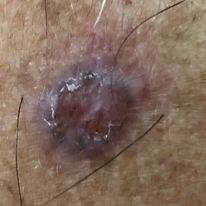
#> input picture segmentation_photos/test.png, 206 x 206 px
$ jupyter execute --allow-errors unedited_colorcode.ipynb   (older library calls are emulated)
#> lines starting #> are read from the running program, lines starting #| are printed output that depends on the picture; after the words box and inside, x2 and y2 are one past the last pixel; in counts of white or black regions, pixels touching at a corner belong together
[cell 1]
from collections import Counter
from sklearn.cluster import KMeans
from matplotlib import colors
import matplotlib.pyplot as plt
plt.style.use('seaborn')
import numpy as np
import cv2
from skimage.color import rgb2gray
from skimage import data
from skimage.filters import gaussian

from skimage.transform import resize

#> (a cell that did not finish here is left out)

[cell 3]
im = cv2.imread('segmentation_photos/test.png')
#> im is the input picture: shape (206, 206, 3); mean B, G, R 93.5, 108.2, 131.4
#im = cv2.cvtColor(im, cv2.COLOR_BGR2RGB)

#file_im = '/Users/theakaroline/Documents/fyp/data_project/images/segmentation/test.png'
#im = plt.imread(file_im)
plt.imshow(im)
plt.grid(None)
print(im.shape)
#| (206, 206, 3)

[cell 4]
mask1 = cv2.imread('segmentation_photos/test-mask.png', cv2.IMREAD_UNCHANGED)
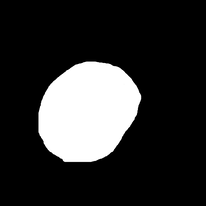
#> input picture segmentation_photos/test-mask.png, 206 x 206 px
#> mask1 is the input picture: shape (206, 206); min 0, max 255, mean 47
mask1 = cv2.cvtColor(mask1, cv2.COLOR_BGR2RGB) #, cv2.CV_8UC1)

#mask1= cv2.normalize(src=mask1, dst=None, alpha=0, beta=255, norm_type=cv2.NORM_MINMAX, dtype=cv2.CV_8UC1)

#mask1=plt.imread('/Users/theakaroline/Documents/fyp/data_project/images/segmentation/test-mask.png')
plt.imshow(mask1, cmap="gray")
plt.grid(None)

print(np.result_type(mask1.dtype))
#| uint8

[cell 5]
fig, axes = plt.subplots(nrows=1, ncols=2, figsize=(5, 3))
axes[0].imshow(im)
axes[1].imshow(mask1, cmap='gray')
fig.tight_layout()
#> figure, not shown here; B, G, R data is drawn as R, G, B

[cell 6]
print(mask1.shape)
#| (206, 206, 3)
im2 = im.copy()
im2[mask1== 0] = 0 #[0,0,0,0]
# Display
plt.imshow(im2)
plt.grid(None)

plt.savefig("processed_images/test_img.png")

[cell 7]
img3 = cv2.imread('/Users/theakaroline/Documents/GitHub/Cherry2/processed_images/PAT_1022_115_132.png', cv2.IMREAD_UNCHANGED)
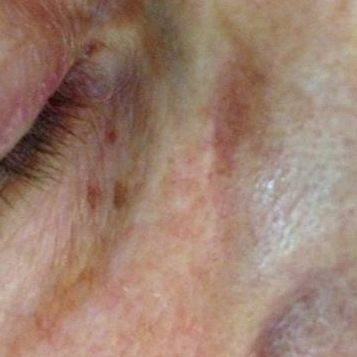
#> input picture non segmented images _ third_ 25/PAT_1022_115_132.png, 357 x 357 px, found by its file name
#> img3 is the input picture: shape (357, 357, 4); mean B, G, R, A 112.6, 128.3, 157.6, 255
# [8 lines of commented-out code are left out]

plt.imshow(img3)
plt.grid(None)

[cell 8]
# [6 lines left out: function rgb_to_hex, not called in this run]

[cell 9]
def prep_image(raw_img):
    modified_img = cv2.resize(raw_img, (900, 600), interpolation = cv2.INTER_AREA)
    modified_img = modified_img.reshape(modified_img.shape[0]*modified_img.shape[1],3)
    return modified_img

[cell 10]
# [45 lines left out: function color_analysis, not called in this run]

#> (a cell that did not finish here is left out)

[cell 12]
list_color = [[111.28561431,  46.36531882,  35.88491446], [229.40202656, 182.12693414, 171.60043818], [162.05012825,  83.94853463,  71.16143645]]

print(type(list_color))

#> (a cell that did not finish here is left out)

[cell 14]
img = cv2.imread('/Users/theakaroline/Documents/fyp/data_project/images/segmentation/PAT_97_151_503.png', cv2.IMREAD_UNCHANGED)
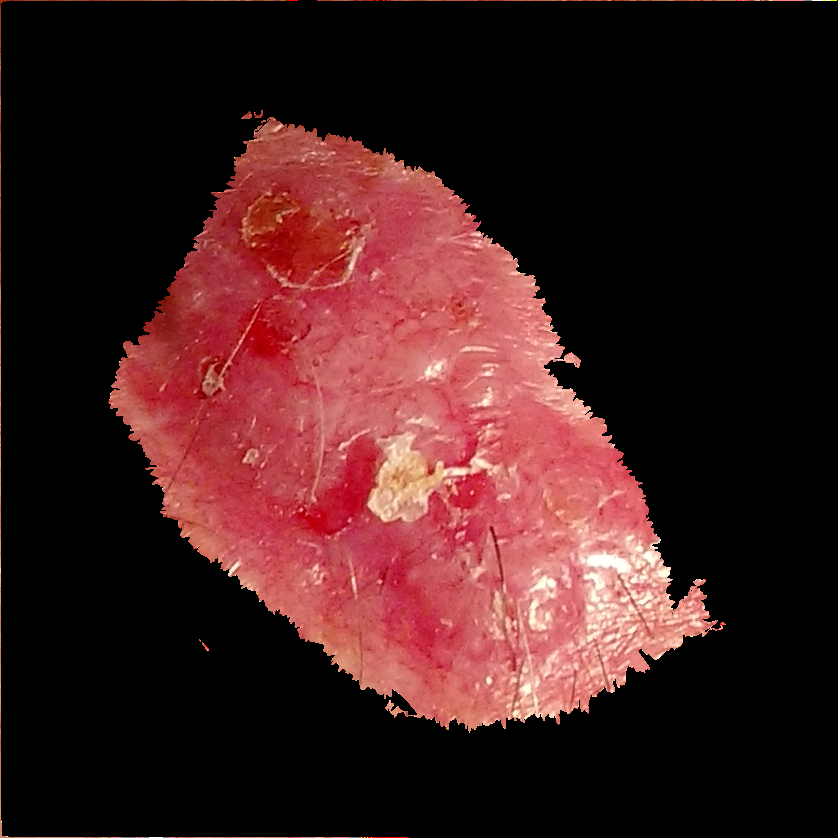
#> input picture Segmentated_photos_color/PAT_97_151_503.png, 838 x 838 px, found by its file name
#> img is the input picture: shape (838, 838, 4); mean B, G, R, A 29, 29, 63, 78.1
#img = cv2.cvtColor(img, cv2.COLOR_BGR2RGB)

plt.imshow(img)
plt.grid(None)
# [4 lines of commented-out code are left out]

[cell 15]
pixel = img[500:501,400:401,:]
#> pixel = [[144, 176, 230, 255]]
print(pixel)
#| [[[144 176 230 255]]]

#Can we display this pixel?

plt.imshow(pixel)
plt.grid(None)
230,176,144
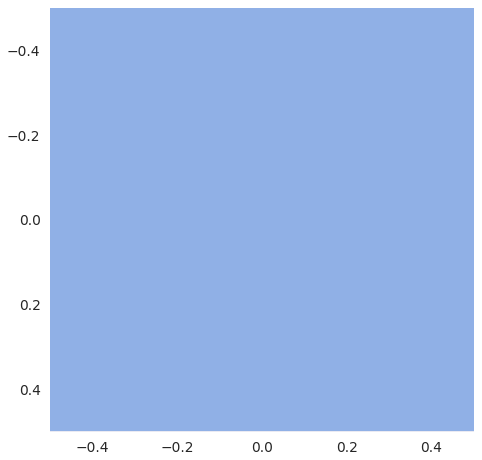
#> figure drawn by matplotlib, 1 panel

[cell 16]
red_histogram = cv2.calcHist([img], [0], None, [256], [1, 256])
#> red_histogram = 256 values, max 3104 at index 101, min 0 at index 255, mean 854.7
green_histogram = cv2.calcHist([img], [1], None, [256], [1, 256])
#> green_histogram = 256 values, max 2570 at index 101, min 0 at index 6, mean 853.3
blue_histogram = cv2.calcHist([img], [2], None, [256], [1, 256])
#> blue_histogram = 256 values, max 7024 at index 254, min 0 at index 0, mean 857.1

plt.subplot(3,1,1)
plt.title("histogram of green")
plt.hist(blue_histogram,color="green")

plt.subplot(3,1,2)
plt.title("histogram of red")
plt.hist(green_histogram,color="red")

plt.subplot(3,1,3)
plt.title("histogram of blue")
plt.hist(red_histogram,color="blue")

plt.tight_layout()
plt.show()
#> figure, not shown here; panel 1: tallest bar 168 high, from x = 0 to 702.4; panel 2: tallest bar 84 high, from x = 0 to 257; panel 3: tallest bar 110 high, from x = 0 to 310.4

[cell 17]
red_histogram = cv2.calcHist([img], [0], None, [256], [1, 256])
green_histogram = cv2.calcHist([img], [1], None, [256], [1, 256])
blue_histogram = cv2.calcHist([img], [2], None, [256], [1, 256])

plt.subplot(3,1,1)
plt.title("Line Plot of green")
plt.plot(green_histogram,color="green")

plt.subplot(3,1,2)
plt.title("Line Plot of red")
plt.plot(red_histogram,color="red")

plt.subplot(3,1,3)
plt.title("Line Plot of blue")
plt.plot(blue_histogram,color="blue")

plt.tight_layout()
plt.show()
#> figure, not shown here; panel 1: curve peaks at x = 101, y = 2570; panel 2: curve peaks at x = 101, y = 3104; panel 3: curve peaks at x = 254, y = 7024

[cell 18]
plt.subplot(2,1,2)
plt.title("Line Plots of All Colors")
plt.plot(red_histogram,color="red")
plt.plot(blue_histogram,color="blue")
plt.plot(green_histogram,color="green")
#> figure, not shown here; curve peaks at x = 101, y = 3104; curve peaks at x = 254, y = 7024; curve peaks at x = 101, y = 2570

[cell 19]
img2 = cv2.imread('/Users/theakaroline/Documents/fyp/data_project/images/segmentation/PAT_87_133_159.png', cv2.IMREAD_UNCHANGED)
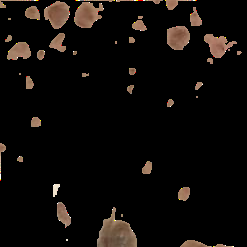
#> input picture segmentation_photos/PAT_87_133_159.png, 247 x 247 px, found by its file name
#> img2 is the input picture: shape (247, 247, 4); mean B, G, R, A 8.7, 10.9, 14.2, 18.9
#img2 = cv2.cvtColor(img2, cv2.COLOR_BGR2RGB)

plt.imshow(img2)
plt.grid(None)

[cell 20]
#lower_red = np.array([100,100,150])
#upper_red = np.array([0,0,255])
#mask0 = cv2.inRange(img, lower_red, upper_red)


lower_brown = np.array([40,30,0])
upper_brown = np.array([150,100,100])
#> (the rest of this cell did not finish here and is left out)

[cell 21]
lower_red = np.array([1,0,0])
upper_red = np.array([255,80,80])
#> (the rest of this cell did not finish here and is left out)

[cell 22]
import colorgram
#import colorgram: This line imports the colorgram module. This module provides a simple way to extract colors from images.
import extraction
#> (the rest of this cell did not finish here and is left out)

[cell 23]
#img2 = cv2.imread('/Users/theakaroline/Documents/fyp/data_project/images/segmentation/PAT_87_133_159.png', cv2.IMREAD_UNCHANGED)


img = cv2.imread('/Users/theakaroline/Documents/fyp/data_project/images/segmentation/PAT_87_133_159.png')
#> img: shape (247, 247, 3)
number_of_black_pix = np.sum(img == 0)
#> number_of_black_pix = 166465

brown = [145, 80, 40]  # RGB
diff = 50
boundaries = [([brown[2]-diff, brown[1]-diff, brown[0]-diff],
               [brown[2]+diff, brown[1]+diff, brown[0]+diff])]
# in order BGR as opencv represents images as numpy arrays in reverse order
for (lower, upper) in boundaries:
    lower = np.array(lower, dtype=np.uint8)
    upper = np.array(upper, dtype=np.uint8)
    mask = cv2.inRange(img, lower, upper)
    output = cv2.bitwise_and(img, img, mask=mask)
    ratio_brown = cv2.countNonZero(mask)/(img.size-number_of_black_pix)
    print('brown pixel percentage:', np.round(ratio_brown*100, 2))
    plt.imshow(output)

    print(number_of_black_pix)
#> this loop made 1 pass
#> ratio_brown on pass 1: 0
#| brown pixel percentage: 0.0
#| 166465

[cell 24]
imag = cv2.imread("/Users/theakaroline/Documents/red-garden-rose-marondo.jpeg")
#imag = cv2.cvtColor(imag, cv2.COLOR_BGR2RGB)
#> (the rest of this cell did not finish here and is left out)

[cell 25]
bw_image = cv2.cvtColor(img, cv2.COLOR_BGR2GRAY)
mask = cv2.inRange(bw_image, 1, 255)
#> mask: shape (247, 247); 9.1% white; 42 white regions (9 under 20 px), largest, box (x1, y1, x2, y2) and area: (97, 207, 137, 247) 965, (74, 2, 104, 28) 535, (44, 1, 70, 29) 515
normalized = cv2.normalize(bw_image, None, 0, 255, cv2.NORM_MINMAX)
output_image = np.where(mask == 0, 0, normalized)
plt.imshow(np.invert(mask))
plt.grid(None)
print(cv2.countNonZero(mask))
#| 5545
#> (the rest of this cell did not finish here and is left out)

[cell 26]
def extract_red_scale(image):
    # Convert image to HSV color space
    #hsv_image = cv2.cvtColor(image, cv2.COLOR_BGR2HSV)
    rgb_image = cv2.cvtColor(image, cv2.COLOR_BGR2RGB)
    bw_image = cv2.cvtColor(image, cv2.COLOR_BGR2GRAY)
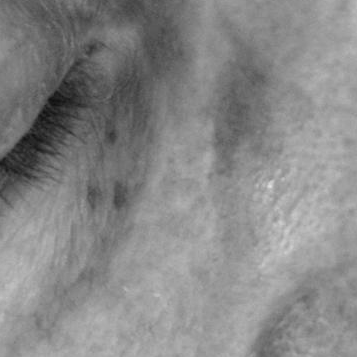
#> bw_image: shape (357, 357); min 15, max 228, mean 135.3
    red = [255, 0, 0]  # RGB
    diff = 50
    boundaries = [([red[0]-diff, red[1]-diff, red[2]-diff]),     ([red[0]+diff, red[1]+diff, red[2]+diff])]

    lower_red = np.array([1,0,0])
#> lower_red = [1, 0, 0]
    upper_red = np.array([255,110,110])
#> upper_red = [255, 110, 110]
    red_mask = cv2.inRange(rgb_image, lower_red, upper_red)
#> red_mask: shape (357, 357); 26.6% white; 82 white regions (71 under 20 px), largest, box (x1, y1, x2, y2) and area: (0, 0, 188, 228) 28637, (213, 37, 270, 175) 4065, (254, 328, 282, 357) 457

    output_red = rgb_image.copy()
    output_red[np.where(red_mask==0)] = 0
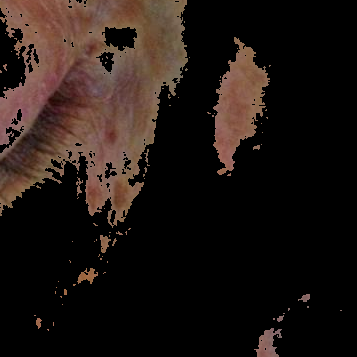
#> output_red: shape (357, 357, 3); mean R, G, B 32.1, 22.8, 18.9

    plt.imshow(output_red)
    plt.grid(None)

    #red_mask = cv2.inRange(image, lower_red, upper_red)
    # Compute the percentage of red pixels
    red_pixel_count = cv2.countNonZero(red_mask)
#> red_pixel_count = 33950
    total_pixels = cv2.countNonZero(bw_image)
#> total_pixels = 127449
    red_percentage = red_pixel_count / total_pixels
#> red_percentage = 0.266
    print(red_pixel_count)
#| 33950
    # Map red percentage to the desired scale

    if red_percentage < 0.05:
        red_scale = 0
    elif red_percentage < 0.2:
        red_scale = 1
    elif red_percentage < 0.4:
        red_scale = 2
    elif red_percentage < 0.6:
        red_scale = 3
    else:
        red_scale = 4
    print((image.shape[0] * image.shape[1])-cv2.countNonZero(bw_image))
#| 0
    print(cv2.countNonZero(bw_image))
#| 127449
    return red_scale

[cell 27]
print(extract_red_scale(img3))
#| 2

[cell 28]
def extract_yellow_scale(image):
    # Convert image to HSV color space
    #hsv_image = cv2.cvtColor(image, cv2.COLOR_BGR2HSV)
    rgb_image = cv2.cvtColor(image, cv2.COLOR_BGR2RGB)
#> rgb_image: shape (247, 247, 3)
    bw_image = cv2.cvtColor(image, cv2.COLOR_BGR2GRAY)
    yellow = [255, 255, 0]  # RGB
    diff = 50
    boundaries = [([yellow[0]-diff, yellow[1]-diff, yellow[2]-diff]),
                  ([yellow[0]+diff, yellow[1]+diff, yellow[2]+diff])]

    lower_yellow = np.array([220,120,120])
#> lower_yellow = [220, 120, 120]
    upper_yellow = np.array([255,255,255])
#> upper_yellow = [255, 255, 255]
    yellow_mask = cv2.inRange(rgb_image, lower_yellow, upper_yellow)
#> yellow_mask: shape (247, 247); 0.22% white; 63 white regions (62 under 20 px), largest, box (x1, y1, x2, y2) and area: (53, 184, 60, 197) 60

    output_yellow = rgb_image.copy()
    output_yellow[np.where(yellow_mask==0)] = 0
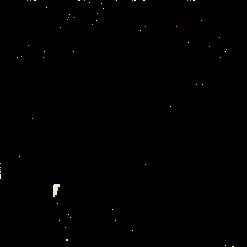
#> output_yellow: shape (247, 247, 3); mean R, G, B 0.6, 0.5, 0.5

    plt.imshow(output_yellow)
    plt.grid(None)

    #red_mask = cv2.inRange(image, lower_red, upper_red)
    # Compute the percentage of red pixels
    yellow_pixel_count = cv2.countNonZero(yellow_mask)
#> yellow_pixel_count = 136
    total_pixels = cv2.countNonZero(mask)
#> total_pixels = 5545
    yellow_percentage = yellow_pixel_count / total_pixels
#> yellow_percentage = 0.0245
    print(yellow_pixel_count)
#| 136
    # Map red percentage to the desired scale

    if yellow_percentage < 0.05:
        yellow_scale = 0
    elif yellow_percentage < 0.2:
        yellow_scale = 1
    elif yellow_percentage < 0.4:
        yellow_scale = 2
    elif yellow_percentage < 0.6:
        yellow_scale = 3
    else:
        yellow_scale = 4
    print((image.shape[0] * image.shape[1])-cv2.countNonZero(bw_image))
#| 55464
    print(cv2.countNonZero(bw_image))
#| 5545
    return yellow_scale

[cell 29]
print(extract_yellow_scale(img))
#| 0

[cell 30]
img4 = cv2.imread("/Users/theakaroline/Documents/fyp/data_project/images/segmentation/PAT_93_361_467.png")
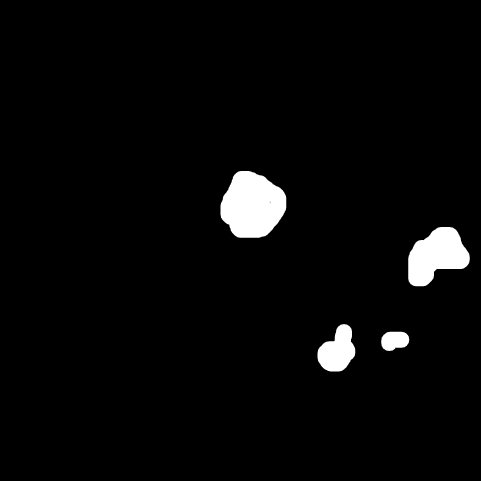
#> input picture 25_masked_lesions/PAT_93_361_467.png, 481 x 481 px, found by its file name
#> img4 is the input picture: shape (481, 481, 3); min 0, max 255, mean 8
#img4 = cv2.cvtColor(img4, cv2.COLOR_BGR2RGB)
plt.imshow(img4)
plt.grid(None)

[cell 31]
def extract_purple_scale(image):
    # Convert image to HSV color space
    #hsv_image = cv2.cvtColor(image, cv2.COLOR_BGR2HSV)
    rgb_image = cv2.cvtColor(image, cv2.COLOR_BGR2RGB)
    bw_image = cv2.cvtColor(image, cv2.COLOR_BGR2GRAY)
#> bw_image: shape (481, 481)
    purple = [255, 255, 0]  # RGB
    diff = 50
    boundaries = [([purple[0]-diff, purple[1]-diff, purple[2]-diff]),
                  ([purple[0]+diff, purple[1]+diff, purple[2]+diff])]

    lower_purple = np.array([50,99,0])
#> lower_purple = [50, 99, 0]
    upper_purple = np.array([130,100,255])
#> upper_purple = [130, 100, 255]
    purple_mask = cv2.inRange(rgb_image, lower_purple, upper_purple)
#> purple_mask: shape (481, 481); every value is 0

    output_purple = rgb_image.copy()
    output_purple[np.where(purple_mask==0)] = 0
#> output_purple: shape (481, 481, 3); 3.26% of pixels changed, all inside (x1, y1, x2, y2) = (220, 171, 470, 372)

    plt.imshow(output_purple)
    plt.grid(None)

    #red_mask = cv2.inRange(image, lower_red, upper_red)
    # Compute the percentage of red pixels
    purple_pixel_count = cv2.countNonZero(purple_mask)
#> purple_pixel_count = 0
    total_pixels = cv2.countNonZero(bw_image)
#> total_pixels = 7551
    purple_percentage = purple_pixel_count / total_pixels
#> purple_percentage = 0
    print(purple_pixel_count)
#| 0
    # Map red percentage to the desired scale

    if purple_percentage < 0.05:
        purple_scale = 0
    elif purple_percentage < 0.2:
        purple_scale = 1
    elif purple_percentage < 0.4:
        purple_scale = 2
    elif purple_percentage < 0.6:
        purple_scale = 3
    else:
        purple_scale = 4
    print(cv2.countNonZero(bw_image))
#| 7551
    print(total_pixels)
#| 7551
    return purple_scale

[cell 32]
print(extract_purple_scale(img4))
#| 0

[cell 33]
def extract_brown_scale(image):
    # Convert image to HSV color space
    #hsv_image = cv2.cvtColor(image, cv2.COLOR_BGR2HSV)
    rgb_image = cv2.cvtColor(image, cv2.COLOR_BGR2RGB)
    bw_image = cv2.cvtColor(image, cv2.COLOR_BGR2GRAY)
    brown = [255, 255, 0]  # RGB
    diff = 50
    boundaries = [([brown[0]-diff, brown[1]-diff, brown[2]-diff]),
                  ([brown[0]+diff, brown[1]+diff, brown[2]+diff])]

    lower_brown = np.array([50,0,0])
#> lower_brown = [50, 0, 0]
    upper_brown= np.array([150,200,100])
#> upper_brown = [150, 200, 100]
    brown_mask = cv2.inRange(rgb_image, lower_brown, upper_brown)
#> brown_mask: shape (247, 247); 3.1% white; 22 white regions (13 under 20 px), largest, box (x1, y1, x2, y2) and area: (97, 216, 135, 247) 776, (48, 4, 68, 26) 312, (170, 28, 188, 49) 233

    output_brown = rgb_image.copy()
    output_brown[np.where(brown_mask==0)] = 0
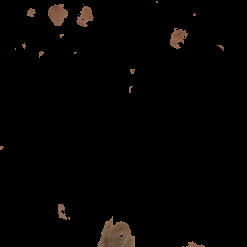
#> output_brown: shape (247, 247, 3); mean R, G, B 4.1, 3, 2.4

    plt.imshow(output_brown)
    plt.grid(None)

    #red_mask = cv2.inRange(image, lower_red, upper_red)
    # Compute the percentage of red pixels
    brown_pixel_count = cv2.countNonZero(brown_mask)
#> brown_pixel_count = 1896
    total_pixels = cv2.countNonZero(bw_image)
#> total_pixels = 5545
    brown_percentage = brown_pixel_count / total_pixels
#> brown_percentage = 0.342
    print(brown_pixel_count)
#| 1896
    # Map red percentage to the desired scale

    if brown_percentage < 0.05:
        brown_scale = 0
    elif brown_percentage < 0.2:
        brown_scale = 1
    elif brown_percentage < 0.4:
        brown_scale = 2
    elif brown_percentage < 0.6:
        brown_scale = 3
    else:
        brown_scale = 4
    print(cv2.countNonZero(bw_image))
#| 5545
    print(total_pixels)
#| 5545
    return brown_scale

[cell 34]
print(extract_brown_scale(img2))
#| 2
